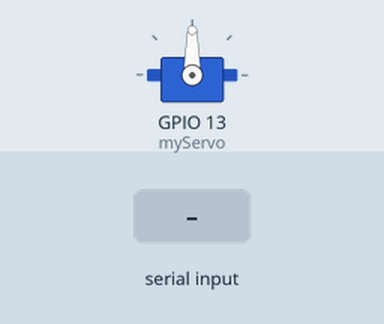
The sketch below on a simulated ESP32. On the bench: servo. The inputs (shaded band) are chosen by the test bench.

Above: at 1.2 s.
1.3 s: "90,45\n" received over Serial
At 2.1 s:
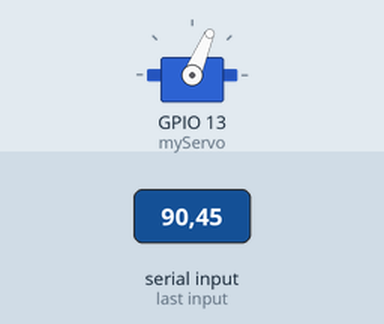
2.8 s: "30,150\n" received over Serial
At 3.2 s:
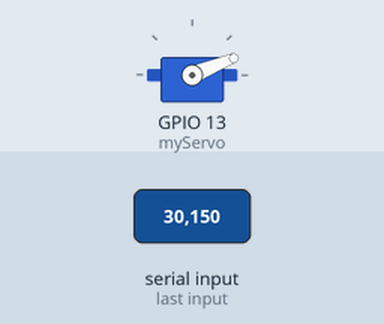
Timing chart, 0 to 5.8 s (numbered marks = the images above; inputs shaded):
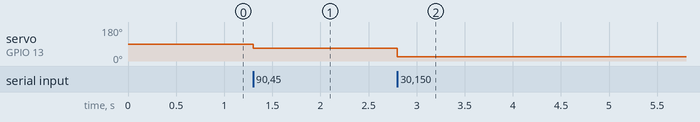

Measured:
- after the input at 1.3 s, servo on GPIO 13 (myServo): 90° → 67° at once
- after the input at 2.8 s, servo on GPIO 13 (myServo): 67° → 22° at once

The sketch:

positon_recieve.ino
```cpp
#include <ESP32Servo.h>

Servo myServo;
void setup() {
  Serial.begin(115200);
  myServo.attach(13);
}

void loop() {
  if (Serial.available()) {
    String data = Serial.readStringUntil('\n');
    int commaIndex = data.indexOf(',');
    if (commaIndex > 0) {
      int x = data.substring(0, commaIndex).toInt();
      // 화면 폭 240 기준 → 각도 변환
      int angle = map(x, 0, 240, 0, 180);
      myServo.write(angle);
    }
  }
}
```
